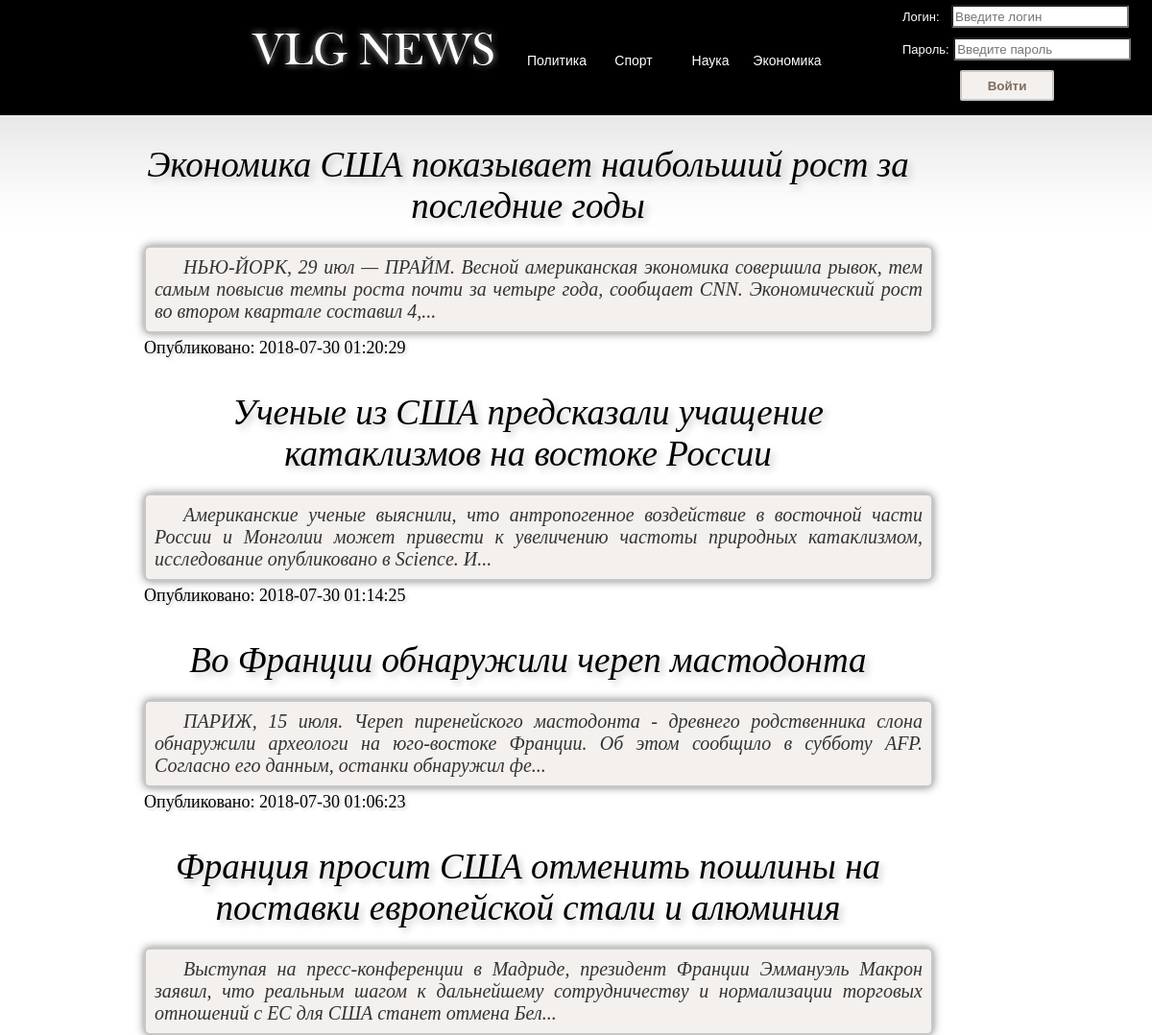
Before: / (upper part) with the older database file.
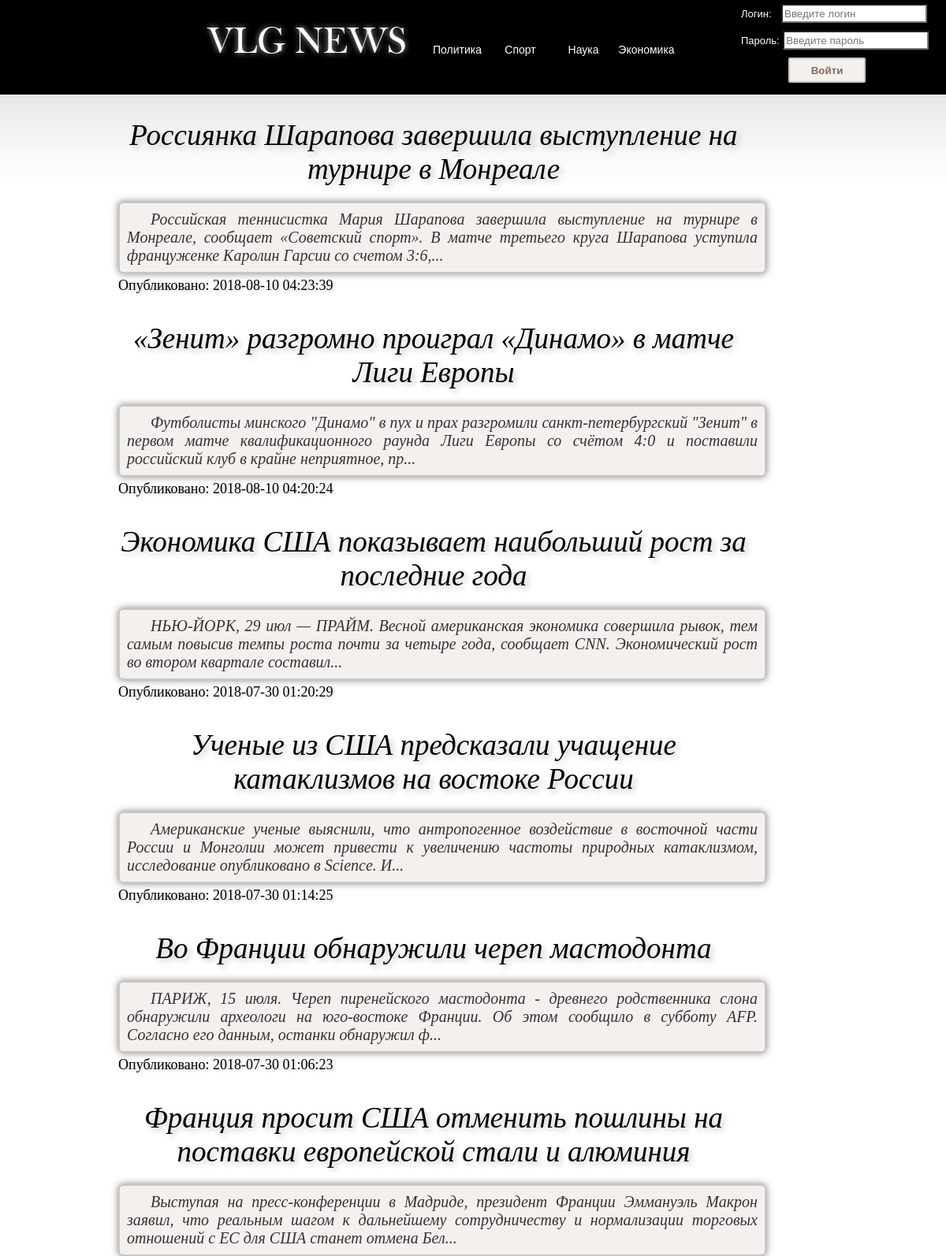
After: the same page with the newer database file.
### tables this page shows
CREATE TABLE `news` (
  `id` int(11) NOT NULL,
  `head` varchar(150) NOT NULL,
  `text` text NOT NULL,
  `publication_date` datetime NOT NULL,
  `section` varchar(10) NOT NULL,
  `keywords` varchar(400) NOT NULL
);

### index.php (the view, shortened to what this page needs)
<!DOCTYPE >
<html>
<head>
<link href="css/stylesheet.css" rel="stylesheet" type="text/css" />
</head>
<body>
<div id="top_bar_black">
    <div id="logo_container"> <a href=./ > <div id="logo_image"> </div></a>
        <div id="nav_block">
          <a href=index.php?section=politic>
            <div class="nav_button"> Политика </div>
          </a>
          <a href=index.php?section=sport>
            <div class="nav_button"> Спорт </div>
          </a>
          <a href=index.php?section=science>
            <div class="nav_button"> Наука </div>
          </a>
          <a href=index.php?section=economic>
            <div class="nav_button"> Экономика </div>
          </a>
        </div>
    </div>
          <?php if(isset($_SESSION['user'])) { ?>
               <div id="greeting_form">
                    <br/><h3>Здравствуйте, <?php echo $_SESSION['user'].", ваш уровень прав: ".$_SESSION['root'];?> </h3>
                    <form name = "myform" action = "model/model.php" method = "post">
                             <input type = "submit" name = "submit_close" value = "Выйти" />
                                <?php if(($_SESSION['root']) == 10) { ?>
                                    <input type = "submit" name = "create_news" value = "Добаить новость" />
                                <?php } ?>
                    </form>
                </div>
         <?php } else { ?>
                <div id="avt_form">
                    <form class="avt_form" name = "myform" action = "model/model.php" method = "post">
                         <label>Логин:</label>
                         <input type = "text"  name = "login" placeholder = "Введите логин" /><br/>
                         <label>Пароль:</label>
                         <input type = "password" name = "pass" placeholder = "Введите пароль" /><br />
                         <input type = "submit" name = "submit" value = "Войти" />
                    </form>
                </div>
        <?php } ?>
 </div>
<?php  require_once "model/bd.php";
    if(isset($_GET['tag']))
    {
        $tag = htmlspecialchars($_GET['tag']);
        $sth = $dbh->query('SELECT LEFT(text, 200), head, publication_date, keywords, id FROM news ORDER BY publication_date DESC LIMIT 10');
         foreach($sth as $row)
            {
                $str = mb_strtolower($row['keywords'], 'UTF-8');
                $tags = preg_split("/[\s,]+/", $str);
                foreach($tags as $word)
                {
                    if ($word == $tag)
                    {
                        echo "<a href = list.php?id=".$row['id'].">
                                <div id=content_container>
                                        <div id=header>
                                            <div class=header_content_mainline>".$row['head']."</div>
                                        </div>
                                    <div id=header_lower>";
                                        if (file_exists("model/fornews/".$row['id'].".jpg"))
                                            echo "<img src = model/fornews/".$row['id'].".jpg >";
                                         echo "<div id=header_content_boxcontent>".$row['LEFT(text, 200)']. "..."."</div>
                                               <div id=publication_date> Опубликовано: ".$row['publication_date']." </div>
                                    </div>
                            </a>";
                                if(($_SESSION['root']) == 10)
                    {
                        echo  " <div id=admin_buttons>
                                        <form name = adm_form action = model/admin.php?id=".$row['id']." method=post>
                                            <input type=submit name=delete value=Удалить />
                                            <input type=submit name=edit value=Редактировать />
                                        </form>
                                </div>";
                    }
                            echo "</div>";
                    }
                }
            }
    }
    else
    {
        if(isset($_GET['section']))
            {
                $section = htmlspecialchars($_GET['section']);
                $sth = $dbh->prepare('SELECT LEFT(text, 200), head, publication_date, id FROM news  WHERE section = ? ORDER BY publication_date DESC LIMIT 10');
                $sth->execute(array($section));
            }
        else
            {
                $sth = $dbh->query('SELECT LEFT(text, 200), head, publication_date, id FROM news ORDER BY publication_date DESC LIMIT 10');
            }
            foreach($sth as $row)
            {
                echo "<a href = list.php?id=".$row['id'].">
                        <div id=content_container>
                            <div id=header>
                                <div class=header_content_mainline>".$row['head']."</div>
                            </div>
                                <div id=header_lower>";
                                     echo "<div id=header_content_boxcontent>".$row['LEFT(text, 200)']. "..."."</div>
                                <div id=publication_date> Опубликовано: ".$row['publication_date']." </div>
                        </div>
                    </a>";
            }
    }
 ?>
</body>
</html>

### css/stylesheet.css (style rules this page uses)
body { margin:0px; padding:0px; background-attachment:scroll; background-image:url(../images/background.jpg); background-repeat:repeat-x; background-position:left top; }
#content_container, #content_container_list, #navigation { margin:auto; margin-bottom:100px; width:900px; background-attachment:scroll; }
.header_content_mainline { text-align:center; font-size:37px; color:#000000; width:800px; font-weight:500; font-style:italic; text-shadow:#c9c7c5 0.1em 0.1em 0.2em; }
#header_content_boxcontent { text-indent:1.5em; text-align:justify; margin-top:10px; font-size:20px; color:#333333; width:800px; font-style:italic; border:2px solid #c9c7c5; border-radius:6px; padding:9px; background-color:f4f0ed; box-shadow:0 0 10px rgba(0,0,0,0.5); }
#header_lower { width:800px; float:left; }
#publication_date { margin-top:5px; margin-bottom:5px; font-size:18px; color:black; text-shadow:#c9c7c5 0.1em 0.1em 0.2em; }
#logo_container { height:90px; width:700px; margin-left:20%; float:left; }
#logo_image { width:300px; height:69px; margin-top:20px; float:left; background-image:url(../images/logo.png); }
#top_bar_black { width:100%; height:120px; background-color:#000000; }
#avt_form { font-family:Verdana, Arial, Helvetica, sans-serif; color:#FFFFFF; white-space:nowrap; }
#avt_form > form > label { text-align:center; font-size:13px; }
#avt_form > form > input { margin:5px 0 5px 0; transition:0.3s; }
#avt_form > form > input[type = "text"] { margin-left:8px; height:24px; border-radius:2px; }
#avt_form > form > input[type = "password"] { height:24px; border-radius:2px; }
#avt_form > form > input[type = "submit"], #greeting_form > form > input[type = "submit"] { margin-left:60px; display:inline-block; color:#7f6b5f; font-weight:700; text-decoration:none; user-select:none; padding:.5em 2em; outline:none; border:2px solid #c9c7c5; border-radius:2px; transition:0.2s; background-color:f4f0ed; }
#nav_block { margin-top:20px; width:400px; height:90px; float:left; }
.nav_button { width: 80px; color:#FFFFFF; font-family:Verdana, Arial, Helvetica, sans-serif; font-size:14px; margin-top:35px; text-align:center; float:left; }
#header { width:800px; margin-top:30px; margin-bottom:10px; float:left; }

Changed rows visible on the page:
added news: head "Россиянка Шарапова завершила выступление на турнире в Монреале", LEFT "Российская теннисистка Мария Шарапова завершила выступление на турнире в Монреале, сообщает «Советский спорт». В матче третьего круга Шарапова уступила француженке Каролин Гарсии со счетом 3:6,", publication_date "2018-08-10 04:23:39"
added news: head "«Зенит» разгромно проиграл «Динамо» в матче Лиги Европы", LEFT "Футболисты минского \"Динамо\" в пух и прах разгромили санкт-петербургский \"Зенит\" в первом матче квалификационного раунда Лиги Европы со счётом 4:0 и поставили российский клуб в крайне неприятное, пр", publication_date "2018-08-10 04:20:24"
changed news: head "Экономика США показывает наибольший рост за последние годы" → "Экономика США показывает наибольший рост за последние годa"; LEFT "…во втором квартале составил 4," → "…во втором квартале составил"
changed news "Во Франции обнаружили череп мастодонта": LEFT "…его данным, останки обнаружил фе" → "…его данным, останки обнаружил ф"
